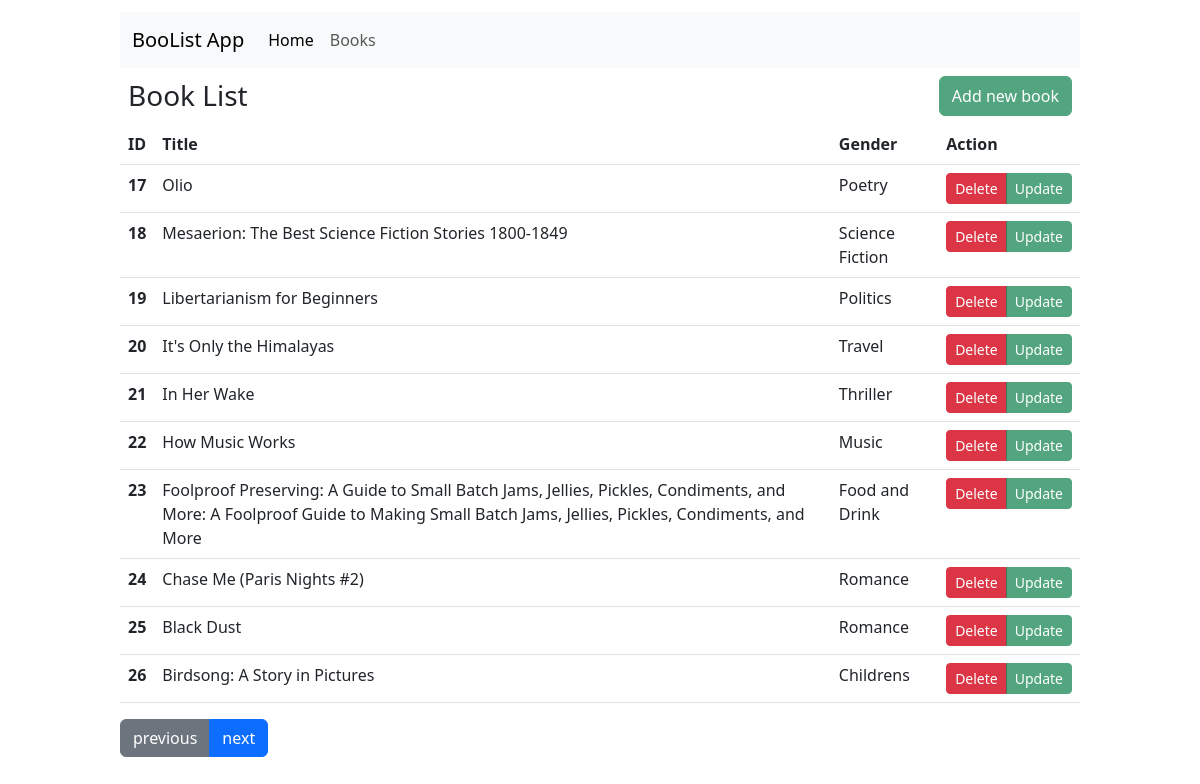
/books/2-10, run on the app's committed database.
### tables this page shows
CREATE TABLE books(
                        id INTEGER PRIMARY KEY AUTOINCREMENT,
                        title TEXT NOT NULL UNIQUE,
                        price_cents INTEGER NOT NULL,
                        description TEXT NOT NULL,
                        category TEXT NOT NULL
        );

### app.py (the view)
@app.route("/books/<int:page>-<int:limit>")
def book_list(page=None, limit=None):
    books =  Book.all(limit=limit, offset=page*limit-limit)
    return render_template('book-list.html', books = books, p=page, l=limit)

### models/bookModel.py (called while the page is built)
    @classmethod
    def from_tuple(cls, t:tuple):
        return Book(t[1], t[2], t[3], t[4], t[0])

    @classmethod
    def all(cls, offset:int = None, limit:int = None) -> list:
        t = Database.fetch_all(BookData.TABLE_NAME, offset=offset, limit=limit)
        l =[]
        for b in t:
            l.append(Book.from_tuple(b))
        return l

### models/database/database.py (called while the page is built)
    @classmethod
    def fetch_all(cls, table_name, limit:int = None, offset:int=None, file_name:str = DATABASE_FILE) -> list[tuple]:
        conn = sqlite3.connect(file_name)
        cur = conn.cursor()
        cur.execute('PRAGMA foreign_key=on;')
        if limit and offset:
            cur.execute(f"SELECT * FROM {table_name} LIMIT {limit} OFFSET {offset};")
        elif limit:
            cur.execute(f"SELECT * FROM {table_name} LIMIT {limit};")
        elif offset:
            cur.execute(f"SELECT * FROM {table_name} OFFSET {offset};")
        else:
            cur.execute(f"SELECT * FROM {table_name};")
        result = cur.fetchall()
        conn.commit()
        cur.close()
        return result

### templates/book-list.html (shortened to what this page needs)
{% extends "base.html" %}
{% block content %}
    <div class="d-flex p-2 justify-content-between">
        <h3 style="margin:3px 0;">Book List</h3>
        <button type="button" class="btn btn-success opacity-75">Add new book</button>
    </div>
    <table class="table table-hover">
        <thead>
            <tr>
                <th scope="col">ID</th>
                <th scope="col">Title</th>
                <th scope="col">Gender</th>
                <th scope="col">Action</th>
            </tr>
        </thead>
        <tbody>
            {% for book in books %}
            <tr>
                <th scope="row">{{ book.ID }}</th>
                <td>{{ book.title }}</td>
                <td>{{ book.category }}</td>
                <td>
                    <div class="btn-group" role="group" aria-label="Basic example">
                        <button type="button" class="btn btn-sm btn-danger" data-bs-toggle="modal" data-bs-target="#delete_{{book.ID}}">Delete</button>
                        <button type="button" class="btn btn-sm btn-success opacity-75">Update</button>
                    </div>
                </td>
            </tr>
            {% endfor %}
        </tbody>
    </table>
    <div class="btn-group">
        {% if p > 1 %}
        <a class="btn btn-secondary" role="button" href="{{ url_for('book_list', page=p-1, limit=l) }}">previous</a>
        {% endif %}
        <a class="btn btn-primary" role="button" href="{{ url_for('book_list', page=p+1, limit=l) }}">next</a>
    </div>
{% endblock %}

### data on the page
books: ID "17", title "Olio", category "Poetry"
books: ID "18", title "Mesaerion: The Best Science Fiction Stories 1800-1849", category "Science Fiction"
books: ID "19", title "Libertarianism for Beginners", category "Politics"
books: ID "20", title "It's Only the Himalayas", category "Travel"
books: ID "21", title "In Her Wake", category "Thriller"
books: ID "22", title "How Music Works", category "Music"
books: ID "23", title "Foolproof Preserving: A Guide to Small Batch Jams, Jellies, Pickles, Condiments, and More: A Foolproof Guide to Making Small Batch Jams, Jellies, Pickles, Condiments, and More", category "Food and Drink"
books: ID "24", title "Chase Me (Paris Nights #2)", category "Romance"
books: ID "25", title "Black Dust", category "Romance"
books: ID "26", title "Birdsong: A Story in Pictures", category "Childrens"
